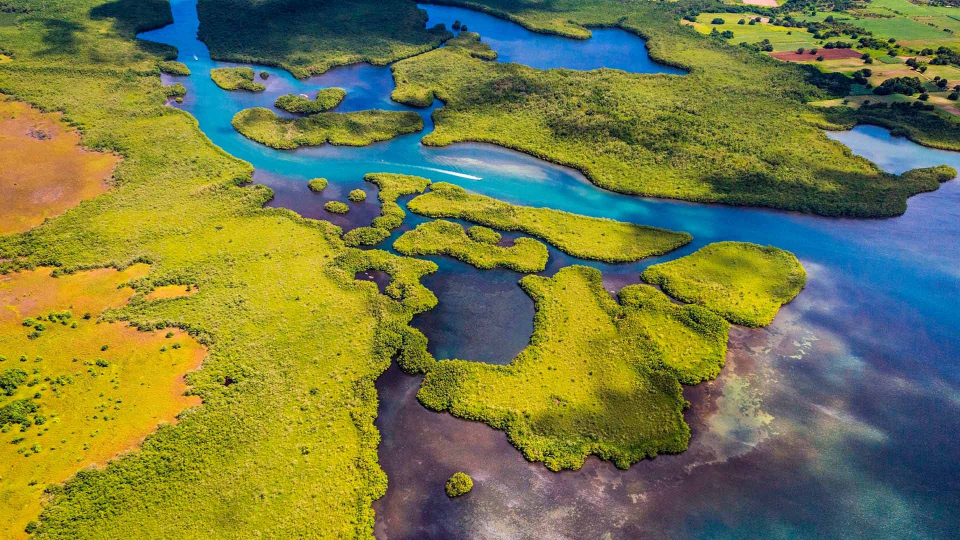
#> input picture images/20230529-1.jpg, 1920 x 1080 px (shown at 1/2 size)
$ jupyter execute --allow-errors 'imutils-封装的OpenCV.ipynb'   (older library calls are emulated)
#> lines starting #> are read from the running program, lines starting #| are printed output that depends on the picture
[cell 1]
import cv2
import imutils
import matplotlib.pyplot as plt

# OpenCV版本的检测
OpenCV 4发布之后，随着主要版本的更新，向后兼容性问题尤为突出。在使用OPenCV时，应检查当前正在使用哪个版本的OpenCV，然后使用适当的函数或方法。在imutils中的`is_cv2()、is_cv3()和is_cv4()`是可用于自动确定当前环境的OpenCV的版本简单的功能。

[cell 2]
print(cv2.__version__)
print(imutils.is_cv2())
print(imutils.is_cv3())
print(imutils.is_cv4())

[cell 3]
image = cv2.imread("../images/20230529-1.jpg")
#> image is the input picture: shape (1080, 1920, 3); mean B, G, R 70.3, 123.3, 117.5
image = cv2.cvtColor(image, cv2.COLOR_BGR2RGB)
plt.imshow(image)

# 图像平移 translate

OpenCV中也提供了图像平移的实现，要先计算平移矩阵，然后利用仿射变换实现平移，在imutils中可直接进行图像的平移。

#> (a cell that did not finish here is left out)

# 图像缩放 resize

图片的缩放在OPenCV中要注意确保保持宽高比。而在imutils中自动保持原有图片的宽高比，只指定宽度weight或Height即可

[cell 5]
image_re = imutils.resize(
    image=image,
    width=400,
    height=400,
)
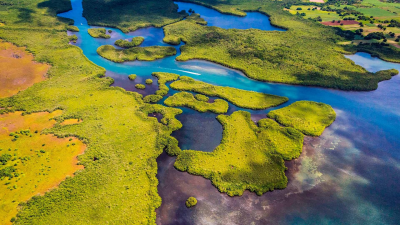
#> image_re: shape (225, 400, 3); mean R, G, B 117.5, 123.3, 70.3
plt.imshow(image_re)

# 逆时针图像旋转 rotate 裁切图片

在OpenCV中进行旋转时使用的是仿射变换，在这里图像旋转方法是`imutils.rotate()`

[cell 6]
image_ro = imutils.rotate(
    image=image,
    angle=30
)
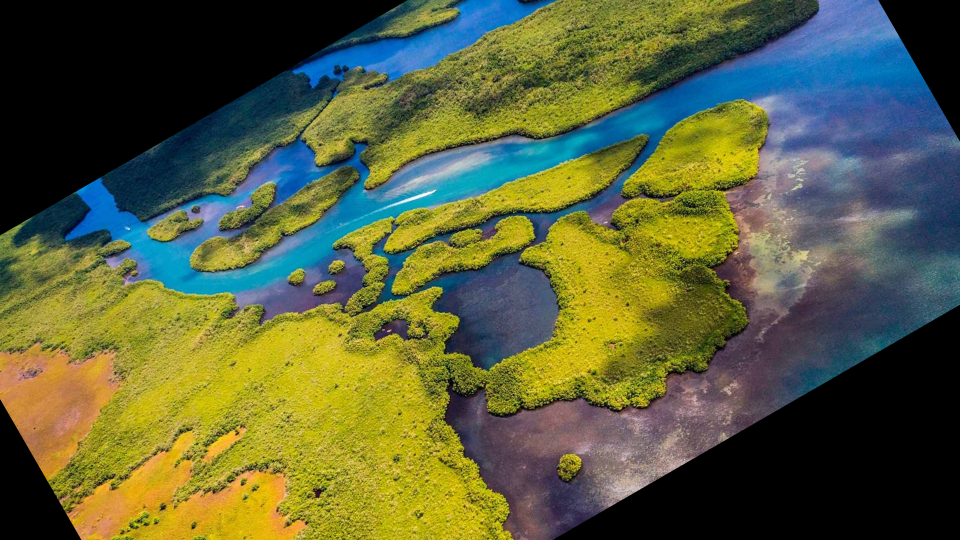
#> image_ro: shape (1080, 1920, 3) (shown at 1/2 size); mean R, G, B 90.5, 96.2, 59.9
plt.imshow(image_ro)

# 顺时针图像旋转 rotate_bound 缩小图片大小

[cell 7]
image_ror = imutils.rotate_bound(
    image=image,
    angle=30
)
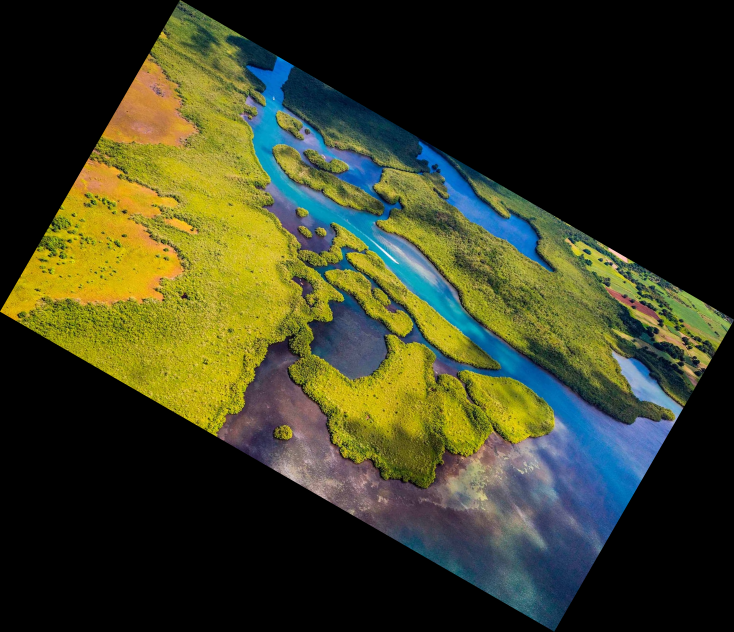
#> image_ror: shape (1895, 2202, 3) (shown at 1/3 size); mean R, G, B 58.4, 61.3, 35
plt.imshow(image_ror)

# 骨架提取 skeletonize
骨架提取，是指对图片中的物体进行拓扑骨架(topological  skeleton)构建的过程。

[cell 8]
skeleton = imutils.skeletonize(
    image=cv2.cvtColor(image, cv2.COLOR_RGB2GRAY),  # 必须是灰度图
    size=(3, 3) # 结构参数的尺寸(structuring  element)，相当于是一个粒度，越小需要处理的时间越长
)
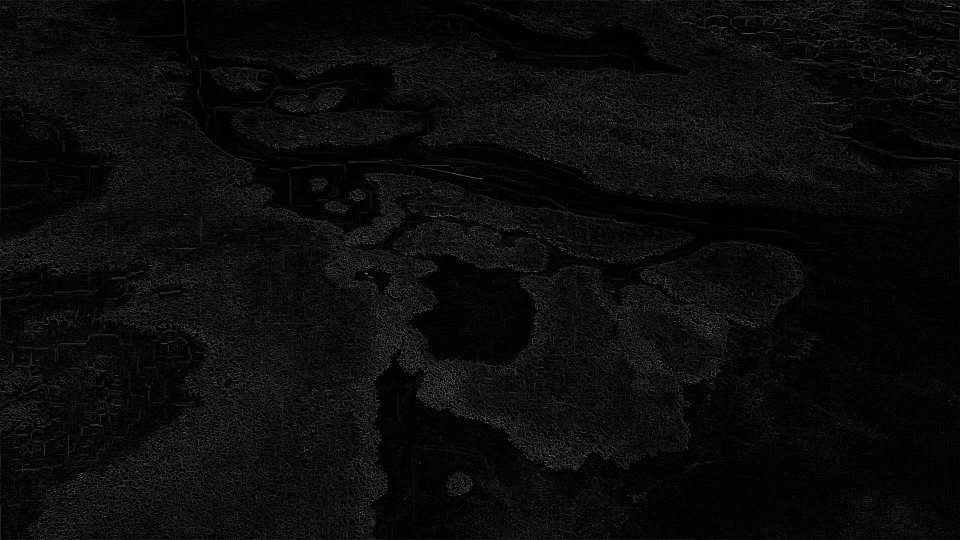
#> skeleton: shape (1080, 1920) (shown at 1/2 size); min 0, max 222, mean 11.2
plt.imshow(skeleton)

$ run again, with images/700-1.jpg copied over images/20230529-1.jpg
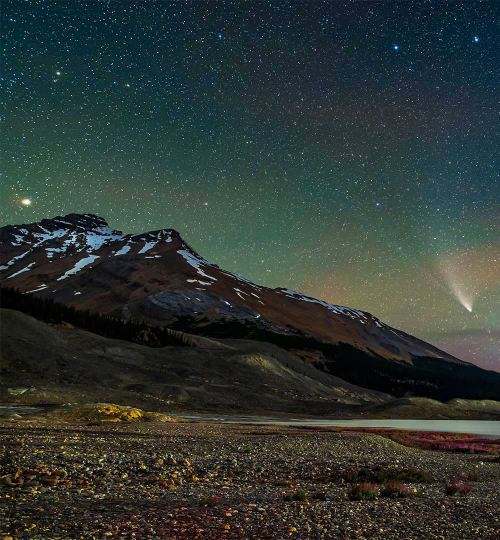
#> input picture images/700-1.jpg, 1000 x 1080 px (shown at 1/2 size)
#> image is the input picture: shape (1080, 1000, 3); mean B, G, R 51.4, 55.7, 46.8
#> `image_ror = imutils.rotate_bound( image=image, angle=30 )`:
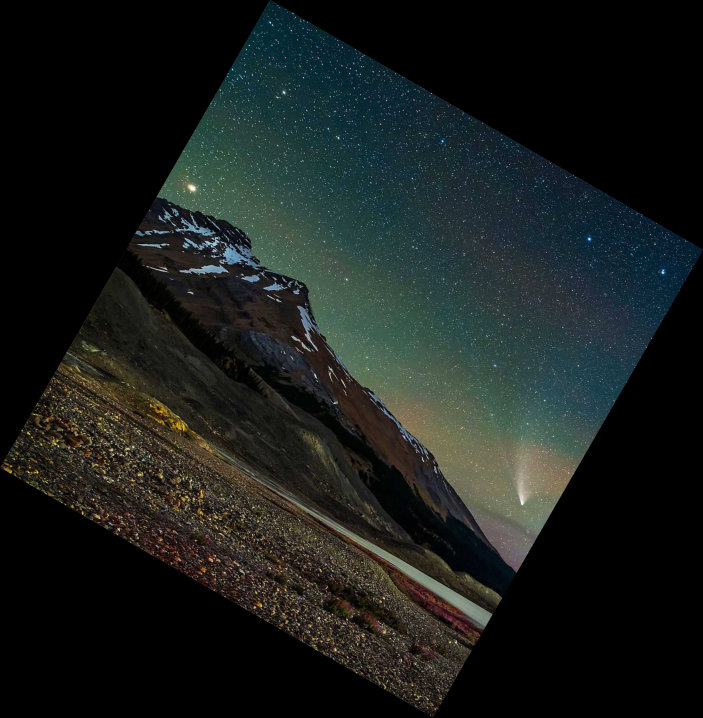
#> image_ror: shape (1435, 1406, 3) (shown at 1/2 size); mean R, G, B 25.1, 29.8, 27.5
#> `skeleton = imutils.skeletonize( image=cv2.cvtColor(image, cv2.COLOR_RG..`:
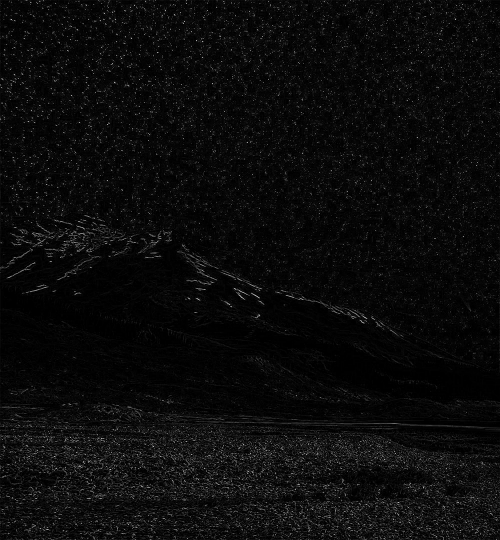
#> skeleton: shape (1080, 1000) (shown at 1/2 size); min 0, max 248, mean 10.9
